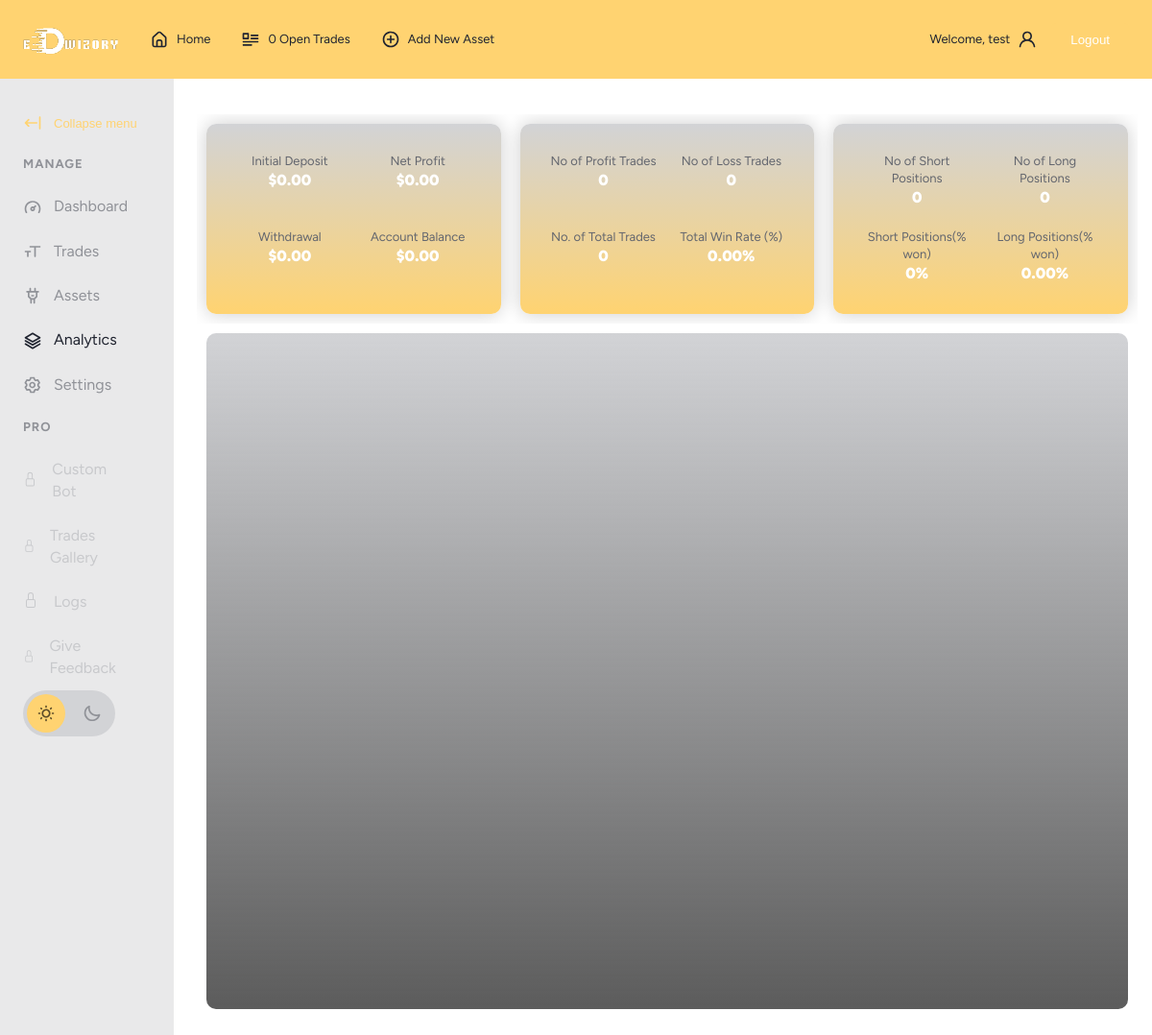
The app's page /analytics (signed in) with its own data.
### edwizy_app/models.py (models this page shows, shortened)
class Profile(models.Model):
    user = models.OneToOneField(User, on_delete=models.CASCADE)
    name = models.CharField(max_length=100)
    email = models.CharField(max_length=100)
    broker = models.CharField(max_length=100)
    dare_to_trade = models.BooleanField(default=True)
    camarilla = models.BooleanField(default=True)
    price_action = models.BooleanField(default=True)
    fibonacci = models.BooleanField(default=True)
    api_key = models.TextField()
    secret_key = models.TextField()
    max_trade = models.IntegerField(default=5)
    time_frame = models.CharField(max_length=100, blank=True)
    order_type = models.CharField(max_length=100, blank=True)
    order_size = models.CharField(max_length=100, blank=True)
    risk_reward = models.CharField(max_length=100, blank=True)
    active_chart = models. CharField(max_length=100, blank=True)
    account_balance = models.DecimalField(default=0, decimal_places=2, max_digits=10)
    initial_deposit = models.DecimalField(default=0, decimal_places=2, max_digits=10)
    net_profit = models.DecimalField(default=0, decimal_places=2, max_digits=10)
    withdrawal = models.DecimalField(default=0, decimal_places=2, max_digits=10)
    no_of_profit_trades = models.IntegerField(default=0)
    no_of_loss_trades = models.IntegerField(default=0)
    no_of_total_trades = models.IntegerField(default=0)
    total_win_rate = models.DecimalField(default=0, decimal_places=2, max_digits=10)
    no_of_short_positions = models.IntegerField(default=0)
    no_of_long_positions = models.IntegerField(default=0)
    short_positions_won =  models.DecimalField(default=0, decimal_places=2, max_digits=10)
    long_positions_won = models.IntegerField(default=0)
    short_positions_won_perc =  models.IntegerField(default=0)
    long_positions_won_perc =  models.DecimalField(default=0, decimal_places=2, max_digits=10)
    last_closed_trade_id = models.IntegerField(default=0)

### edwizy_app/views.py (the view)
# urls.py: path('analytics', views.analytics, name='analytics'),
def analytics(request):
    if request.user.is_authenticated:
        calcAccount(request)
        profile = Profile.objects.get(user=request.user)
        profile = Profile.objects.get(user=request.user)
        open_conditions = {}
        open_cond = ['OPEN', 'PENDING']
        open_conditions['owner'] = profile
        open_conditions['status__in'] = open_cond
        open_trades = Trades.objects.filter(**open_conditions).order_by('-pk')
        open_trades_count = open_trades.count()
        context = {
            'profile': profile,
            "open_trades_count": open_trades_count
        }
        return render(request, 'analytics.html', context)
    else:
        return redirect('/')

### edwizy_app/views.py (called while the page is built, shortened)
def calcAccount(request):
    profile = Profile.objects.get(user=request.user)
    closed_conditions = {'owner': profile, 'status__in': ['CLOSED']}
    closed_trades = Trades.objects.filter(**closed_conditions).order_by('-id')
    return JsonResponse({'success': True})

### edwizy_app/templates/analytics.html (shortened to what this page needs)
{% extends 'index.html' %}
{% block content %}
    <div class="analytics_page">
        <div class="analytics__section">
            <div class="analytics__container" id="analytics-account__container">
                <div class="analytics">
                    <span id="" class="analytics__title">Initial Deposit</span>
                    <span id="" class="analytics__subtitle">${{profile.initial_deposit}}</span>
                </div>
                <div class="analytics">
                    <span id="" class="analytics__title">Net Profit</span>
                    <span id="" class="analytics__subtitle">${{profile.net_profit}}</span>
                </div>
                <div class="analytics">
                    <span id="" class="analytics__title">Withdrawal</span>
                    <span id="" class="analytics__subtitle">${{profile.withdrawal}}</span>
                </div>
                <div class="analytics">
                    <span id="" class="analytics__title">Account Balance</span>
                    <span id="" class="analytics__subtitle">${{profile.account_balance}}</span>
                </div>
            </div>
            <div class="analytics__container" id="analytics-trade__container">
                <div class="analytics">
                    <span id="" class="analytics__title">No of Profit Trades</span>
                    <span id="" class="analytics__subtitle">{{profile.no_of_profit_trades}}</span>
                </div>
                <div class="analytics">
                    <span id="" class="analytics__title">No of Loss Trades</span>
                    <span id="" class="analytics__subtitle">{{profile.no_of_loss_trades}}</span>
                </div>
                <div class="analytics">
                    <span id="" class="analytics__title">No. of Total Trades</span>
                    <span id="" class="analytics__subtitle">{{profile.no_of_total_trades}}</span>
                </div>
                <div class="analytics">
                    <span id="" class="analytics__title">Total Win Rate (%)</span>
                    <span id="" class="analytics__subtitle">{{profile.total_win_rate}}%</span>
                </div>
            </div>
            <div class="analytics__container" id="analytics-positions__container">
                <div class="analytics">
                    <span id="" class="analytics__title">No of Short Positions</span>
                    <span id="" class="analytics__subtitle">{{profile.no_of_short_positions}}</span>
                </div>
                <div class="analytics">
                    <span id="" class="analytics__title">No of Long Positions</span>
                    <span id="" class="analytics__subtitle">{{profile.no_of_long_positions}}</span>
                </div>
                <div class="analytics">
                    <span id="" class="analytics__title">Short Positions(% won)</span>
                    <span id="" class="analytics__subtitle">{{profile.short_positions_won_perc}}%</span>
                </div>
                <div class="analytics">
                    <span id="" class="analytics__title">Long Positions(% won)</span>
                    <span id="" class="analytics__subtitle">{{profile.long_positions_won_perc}}%</span>
                </div>
            </div>
        </div>
        <div class="analytics__graph">
            <div class="analytics__graph-container" id="analytics__graph-container">
            </div>
        </div>
    </div>
{% endblock %}
{% block analytics_active %}
    active
{% endblock %}
{% block open_trades %}
{{ open_trades_count }}
{% endblock %}

### edwizy_app/templates/index.html (shortened to what this page needs)
{% block main-content %}
{% load static %}
<!DOCTYPE html>
<html lang="en">
<head>
	<link rel="stylesheet" href="https://cdn.jsdelivr.net/npm/modern-normalize@1.1.0/modern-normalize.min.css">
	<link rel="stylesheet" href="{% static 'css/base.css' %}">
</head>
<body>
	{% if user.is_authenticated %}
	<header id="main-header">
		<nav>
			<ul>
				<li id="main-header__logo">
					<a href="/">
						<img src="{% static 'assets/edwizy-light-logo.png' %}" alt="">
					</a>
				</li>
				<li>
					<a href="/">
						<svg>
							<use xlink:href="#icon-house"></use>
						</svg>
						<span>Home</span>
					</a>
				</li>
				<li>
					<a href="/trades">
						<svg>
							<use xlink:href="#icon-posts"></use>
						</svg>
						<span> {% block open_trades %}{% endblock %}Open Trades</span>
					</a>
				</li>
				<li>
					<a href="/add_bot">
						<svg>
							<use xlink:href="#icon-add"></use>
						</svg>
						<span>Add New Asset</span>
					</a>
				</li>
			</ul>
			<div class="header-right">
				<a href="/settings">
					<span>Welcome, {{request.user}}</span>
					<svg>
						<use xlink:href="#icon-user"></use>
					</svg>
				</a>
				<button id="logout">
					Logout
				</button>
			</div>
		</nav>
	</header>
	<section id="main">
		<div id="sidebar">
			<button id="sidebar__collapse">
				<svg>
					<use xlink:href="#icon-collapse"></use>
				</svg>
				<span>Collapse menu</span>
			</button>
			<nav id="sidebar__nav">
				<ul>
					<li class="menu-heading"><span>Manage</span></li>
					<li>
						<a href="/" class="{% block dashboard_active %}{% endblock %}">
							<svg>
								<use xlink:href="#icon-dashboard"></use>
							</svg>
							<span>Dashboard</span>
						</a>
					</li>
					<li>
						<a href="/trades" class="{% block trades_active %}{% endblock %}">
							<svg>
								<use xlink:href="#icon-appearance"></use>
							</svg>
							<span>Trades</span>
						</a>
					</li>
					<li>
						<a href="/add_bot" class="{% block addbot_active %}{% endblock %}">
							<svg>
								<use xlink:href="#icon-plugins"></use>
							</svg>
							<span>Assets</span>
						</a>
					</li>
					<li>
						<a href="/analytics" class="{% block analytics_active %}{% endblock %}">
							<svg>
								<use xlink:href="#icon-pages"></use>
							</svg>
							<span>Analytics</span>
						</a>
					</li>
					<li>
						<a href="/settings" class="{% block settings_active %}{% endblock %}">
							<svg>
								<use xlink:href="#icon-settings"></use>
							</svg>
							<span>Settings</span>
						</a>
					</li>
					<li class="menu-heading"><span>Pro</span></li>
					<li id="pro">
						<a >
							<svg>
								<use xlink:href="#icon-lock"></use>
							</svg>
							<span>Custom Bot</span>
						</a>
					</li>
					<li  id="pro">
						<a >
							<svg>
								<use xlink:href="#icon-lock"></use>
							</svg>
							<span>Trades Gallery</span>
						</a>
					</li>
					<li id="pro">
						<a>
							<svg>
								<use xlink:href="#icon-lock"></use>
							</svg>
							<span>Logs</span>
						</a>
					</li>
					<li id="pro">
						<a >
							<svg>
								<use xlink:href="#icon-lock"></use>
							</svg>
							<span>Give Feedback</span>
						</a>
					</li>
				</ul>
			</nav>
			<div id="sidebar__theme-switcher">
				<svg id="sidebar__theme-switcher__sun">x
					<use xlink:href="#icon-sun"></use>
				</svg>
				<svg id="sidebar__theme-switcher__moon">
					<use xlink:href="#icon-moon"></use>
				</svg>
			</div>
		</div>
		<div id="main-content">
			<div id="main-content__container">
				<p>{% block content %}{% endblock %} </p>
			</div>
		</div>
	</section>
	{% endif %}
</body>
</html>
{% endblock main-content %}

### records on screen
Profile: initial_deposit "0.00", net_profit "0.00", withdrawal "0.00", account_balance "0.00", no_of_profit_trades "0", no_of_loss_trades "0", no_of_total_trades "0", total_win_rate "0.00", no_of_short_positions "0", no_of_long_positions "0", short_positions_won_perc "0", long_positions_won_perc "0.00"

### other values on screen
{{ open_trades_count }} "0"
{{ request.user }} "test"
